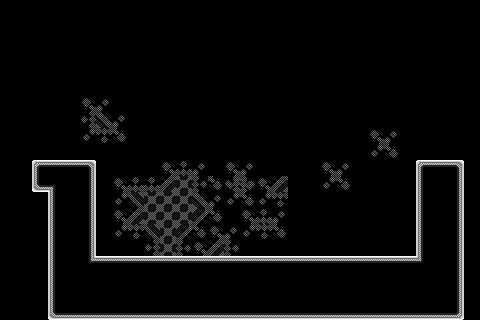

Rendered tile map (Tiled .tmx) drawn with the repository's tilesets; below, a short description and the full map source, tile grids included:
An orthogonal 30x20 tile map with 16x16 px tiles, 4 tile layers (bkg_far, bkg_close, ground, foreground), 4 tilesets.

<map version="1.10" tiledversion="1.11.0" orientation="orthogonal" renderorder="right-down" width="30" height="20" tilewidth="16" tileheight="16" infinite="0" nextlayerid="5" nextobjectid="1">
 <tileset firstgid="1" source="jail_wall.tsx" />
 <tileset firstgid="65" source="jail_block.tsx" />
 <tileset firstgid="129" source="memory_bg.tsx" />
 <tileset firstgid="144" source="memory_block.tsx" />
 <layer id="4" name="bkg_far" width="30" height="20">
  <properties>
   <property name="unity:sortinglayer" value="Bkg_far" />
  </properties>
  <data encoding="csv">
0,0,0,0,0,0,0,0,0,0,0,0,0,0,0,0,0,0,0,0,0,0,0,0,0,0,0,0,0,0,
0,0,0,0,0,0,0,0,0,0,0,0,0,0,0,0,0,0,0,0,0,0,0,0,0,0,0,0,0,0,
0,0,0,0,0,0,0,0,0,0,0,0,0,0,0,0,0,0,0,0,0,0,0,0,0,0,0,0,0,0,
0,0,0,0,0,0,0,0,0,0,0,0,0,0,0,0,0,0,0,0,0,0,0,0,0,0,0,0,0,0,
0,0,0,0,0,0,0,0,0,0,0,0,0,0,0,0,0,0,0,0,0,0,0,0,0,0,0,0,0,0,
0,0,0,0,0,0,0,0,0,0,0,0,0,0,0,0,0,0,0,0,0,0,0,0,0,0,0,0,0,0,
0,0,0,0,0,0,0,0,0,0,0,0,0,0,0,0,0,0,0,0,0,0,0,0,0,0,0,0,0,0,
0,0,0,0,0,0,0,0,0,0,0,0,0,0,0,0,0,0,0,0,0,0,0,0,0,0,0,0,0,0,
0,0,0,0,0,0,0,0,0,0,0,0,0,0,0,0,0,0,0,0,0,0,0,0,0,0,0,0,0,0,
0,0,0,0,0,0,0,0,0,0,0,0,0,0,0,0,0,0,0,0,0,0,0,0,0,0,0,0,0,0,
0,0,0,0,0,0,0,0,0,0,0,0,0,0,0,0,0,0,0,0,0,0,0,0,0,0,0,0,0,0,
0,0,0,0,0,0,0,0,0,0,0,0,0,0,0,0,0,0,0,0,0,0,0,0,0,0,0,0,0,0,
0,0,0,0,0,0,0,0,0,0,0,0,0,0,0,0,0,0,0,0,0,0,0,0,0,0,0,0,0,0,
0,0,0,0,0,0,0,0,0,0,0,0,0,0,0,0,0,0,0,0,0,0,0,0,0,0,0,0,0,0,
0,0,0,0,0,0,0,0,0,0,0,0,0,0,0,0,0,0,0,0,0,0,0,0,0,0,0,0,0,0,
0,0,0,0,0,0,0,0,0,0,0,0,0,0,0,0,0,0,0,0,0,0,0,0,0,0,0,0,0,0,
0,0,0,0,0,0,0,0,0,0,0,0,0,0,0,0,0,0,0,0,0,0,0,0,0,0,0,0,0,0,
0,0,0,0,0,0,0,0,0,0,0,0,0,0,0,0,0,0,0,0,0,0,0,0,0,0,0,0,0,0,
0,0,0,0,0,0,0,0,0,0,0,0,0,0,0,0,0,0,0,0,0,0,0,0,0,0,0,0,0,0,
0,0,0,0,0,0,0,0,0,0,0,0,0,0,0,0,0,0,0,0,0,0,0,0,0,0,0,0,0,0
</data>
 </layer>
 <layer id="1" name="bkg_close" width="30" height="20">
  <properties>
   <property name="unity:sortinglayer" value="Bkg" />
  </properties>
  <data encoding="csv">
0,0,0,0,0,0,0,0,0,0,0,0,0,0,0,0,0,0,0,0,0,0,0,0,0,0,0,0,0,0,
0,0,0,0,0,0,0,0,0,0,0,0,0,0,0,0,0,0,0,0,0,0,0,0,0,0,0,0,0,0,
0,0,0,0,0,0,0,0,0,0,0,0,0,0,0,0,0,0,0,0,0,0,0,0,0,0,0,0,0,0,
0,0,0,0,0,0,0,0,0,0,0,0,0,0,0,0,0,0,0,0,0,0,0,0,0,0,0,0,0,0,
0,0,0,0,0,0,0,0,0,0,0,0,0,0,0,0,0,0,0,0,0,0,0,0,0,0,0,0,0,0,
0,0,0,0,0,0,0,0,0,0,0,0,0,0,0,0,0,0,0,0,0,0,0,0,0,0,0,0,0,0,
0,0,0,0,0,129,131,0,0,0,0,0,0,0,0,0,0,0,0,0,0,0,0,0,0,0,0,0,0,0,
0,0,0,0,0,134,133,131,0,0,0,0,0,0,0,0,0,0,0,0,0,0,0,0,0,0,0,0,0,0,
0,0,0,0,0,139,140,141,0,0,0,0,0,0,0,0,0,0,0,0,0,0,0,129,131,0,0,0,0,0,
0,0,0,0,0,0,0,0,0,0,0,0,0,0,0,0,0,0,0,0,0,0,0,139,141,0,0,0,0,0,
0,0,0,0,0,0,0,0,0,0,129,130,131,0,0,0,0,0,0,0,129,131,0,0,0,0,0,0,0,0,
0,0,0,0,0,0,0,129,130,130,132,135,136,141,134,136,129,132,0,0,139,141,0,0,0,0,0,0,0,0,
0,0,0,0,0,0,0,139,137,135,135,135,133,131,139,141,139,140,0,0,0,0,0,0,0,0,0,0,0,0,
0,0,0,0,0,0,0,129,132,135,135,135,138,141,0,129,130,131,0,0,0,0,0,0,0,0,129,130,131,0,
0,0,0,0,0,0,0,139,140,137,135,138,141,129,131,139,140,141,0,0,0,0,0,0,0,0,134,135,136,0,
0,0,0,0,0,0,0,0,0,134,135,136,129,132,136,0,0,0,0,0,0,0,0,0,0,0,139,140,141,0,
0,0,0,0,0,0,0,0,0,139,137,133,130,132,136,0,0,0,0,0,0,0,0,0,0,0,0,0,0,0,
0,0,0,0,0,0,0,0,0,0,139,140,140,140,141,0,0,0,0,0,0,0,0,0,0,0,0,0,0,0,
0,0,0,0,0,0,0,0,0,0,0,0,0,0,0,0,0,0,0,0,0,0,0,0,0,0,0,0,0,0,
0,0,0,0,0,0,0,0,0,0,0,0,0,0,0,0,0,0,0,0,0,0,0,0,0,0,0,0,0,0
</data>
 </layer>
 <layer id="2" name="ground" width="30" height="20">
  <properties>
   <property name="unity:layer" value="Ground" />
   <property name="unity:sortinglayer" value="Ground" />
  </properties>
  <data encoding="csv">
0,0,0,0,0,0,0,0,0,0,0,0,0,0,0,0,0,0,0,0,0,0,0,0,0,0,0,0,0,0,
0,0,0,0,0,0,0,0,0,0,0,0,0,0,0,0,0,0,0,0,0,0,0,0,0,0,0,0,0,0,
0,0,0,0,0,0,0,0,0,0,0,0,0,0,0,0,0,0,0,0,0,0,0,0,0,0,0,0,0,0,
0,0,0,0,0,0,0,0,0,0,0,0,0,0,0,0,0,0,0,0,0,0,0,0,0,0,0,0,0,0,
0,0,0,0,0,0,0,0,0,0,0,0,0,0,0,0,0,0,0,0,0,0,0,0,0,0,0,0,0,0,
0,0,0,0,0,0,0,0,0,0,0,0,0,0,0,0,0,0,0,0,0,0,0,0,0,0,0,0,0,0,
0,0,0,0,0,0,0,0,0,0,0,0,0,0,0,0,0,0,0,0,0,0,0,0,0,0,0,0,0,0,
0,0,0,0,0,0,0,0,0,0,0,0,0,0,0,0,0,0,0,0,0,0,0,0,0,0,0,0,0,0,
0,0,0,0,0,0,0,0,0,0,0,0,0,0,0,0,0,0,0,0,0,0,0,0,0,0,0,0,0,0,
0,0,0,0,0,0,0,0,0,0,0,0,0,0,0,0,0,0,0,0,0,0,0,0,0,0,0,0,0,0,
0,0,144,145,145,146,0,0,0,0,0,0,0,0,0,0,0,0,0,0,0,0,0,0,0,0,144,145,146,0,
0,0,154,152,150,151,0,0,0,0,0,0,0,0,0,0,0,0,0,0,0,0,0,0,0,0,149,150,151,0,
0,0,0,149,150,151,0,0,0,0,0,0,0,0,0,0,0,0,0,0,0,0,0,0,0,0,149,150,151,0,
0,0,0,149,150,151,0,0,0,0,0,0,0,0,0,0,0,0,0,0,0,0,0,0,0,0,149,150,151,0,
0,0,0,149,150,151,0,0,0,0,0,0,0,0,0,0,0,0,0,0,0,0,0,0,0,0,149,150,151,0,
0,0,0,149,150,151,0,0,0,0,0,0,0,0,0,0,0,0,0,0,0,0,0,0,0,0,149,150,151,0,
0,0,0,149,150,148,145,145,145,145,145,145,145,145,145,145,145,145,145,145,145,145,145,145,145,145,147,150,151,0,
0,0,0,149,150,150,150,150,150,150,150,150,150,150,150,150,150,150,150,150,150,150,150,150,150,150,150,150,151,0,
0,0,0,149,150,150,150,150,150,150,150,150,150,150,150,150,150,150,150,150,150,150,150,150,150,150,150,150,151,0,
0,0,0,154,155,155,155,155,155,155,155,155,155,155,155,155,155,155,155,155,155,155,155,155,155,155,155,155,156,0
</data>
 </layer>
 <layer id="3" name="foreground" width="30" height="20">
  <properties>
   <property name="unity:sortinglayer" value="Foreground" />
  </properties>
  <data encoding="csv">
0,0,0,0,0,0,0,0,0,0,0,0,0,0,0,0,0,0,0,0,0,0,0,0,0,0,0,0,0,0,
0,0,0,0,0,0,0,0,0,0,0,0,0,0,0,0,0,0,0,0,0,0,0,0,0,0,0,0,0,0,
0,0,0,0,0,0,0,0,0,0,0,0,0,0,0,0,0,0,0,0,0,0,0,0,0,0,0,0,0,0,
0,0,0,0,0,0,0,0,0,0,0,0,0,0,0,0,0,0,0,0,0,0,0,0,0,0,0,0,0,0,
0,0,0,0,0,0,0,0,0,0,0,0,0,0,0,0,0,0,0,0,0,0,0,0,0,0,0,0,0,0,
0,0,0,0,0,0,0,0,0,0,0,0,0,0,0,0,0,0,0,0,0,0,0,0,0,0,0,0,0,0,
0,0,0,0,0,0,0,0,0,0,0,0,0,0,0,0,0,0,0,0,0,0,0,0,0,0,0,0,0,0,
0,0,0,0,0,0,0,0,0,0,0,0,0,0,0,0,0,0,0,0,0,0,0,0,0,0,0,0,0,0,
0,0,0,0,0,0,0,0,0,0,0,0,0,0,0,0,0,0,0,0,0,0,0,0,0,0,0,0,0,0,
0,0,0,0,0,0,0,0,0,0,0,0,0,0,0,0,0,0,0,0,0,0,0,0,0,0,0,0,0,0,
0,0,0,0,0,0,0,0,0,0,0,0,0,0,129,131,0,0,0,0,0,0,0,0,0,0,0,0,0,0,
0,0,0,0,0,0,0,0,0,0,0,0,0,0,139,141,0,0,0,0,0,0,0,0,0,0,0,0,0,0,
0,0,0,0,0,0,0,0,0,0,0,0,0,0,0,0,0,0,0,0,0,0,0,0,0,0,0,0,0,0,
0,0,0,0,0,0,0,0,0,0,0,0,0,0,0,0,0,0,0,0,0,0,0,0,0,0,0,0,0,0,
0,0,0,0,0,0,0,0,0,0,0,0,0,0,0,0,0,0,0,0,0,0,0,0,0,0,0,0,0,0,
0,0,0,0,0,0,0,0,0,0,0,0,0,0,0,0,0,0,0,0,0,0,0,0,0,0,0,0,0,0,
0,0,0,0,0,0,0,0,0,0,0,0,0,0,0,0,0,0,0,0,0,0,0,0,0,0,0,0,0,0,
0,0,0,0,0,0,0,0,0,0,0,0,0,0,0,0,0,0,0,0,0,0,0,0,0,0,0,0,0,0,
0,0,0,0,0,0,0,0,0,0,0,0,0,0,0,0,0,0,0,0,0,0,0,0,0,0,0,0,0,0,
0,0,0,0,0,0,0,0,0,0,0,0,0,0,0,0,0,0,0,0,0,0,0,0,0,0,0,0,0,0
</data>
 </layer>
</map>
